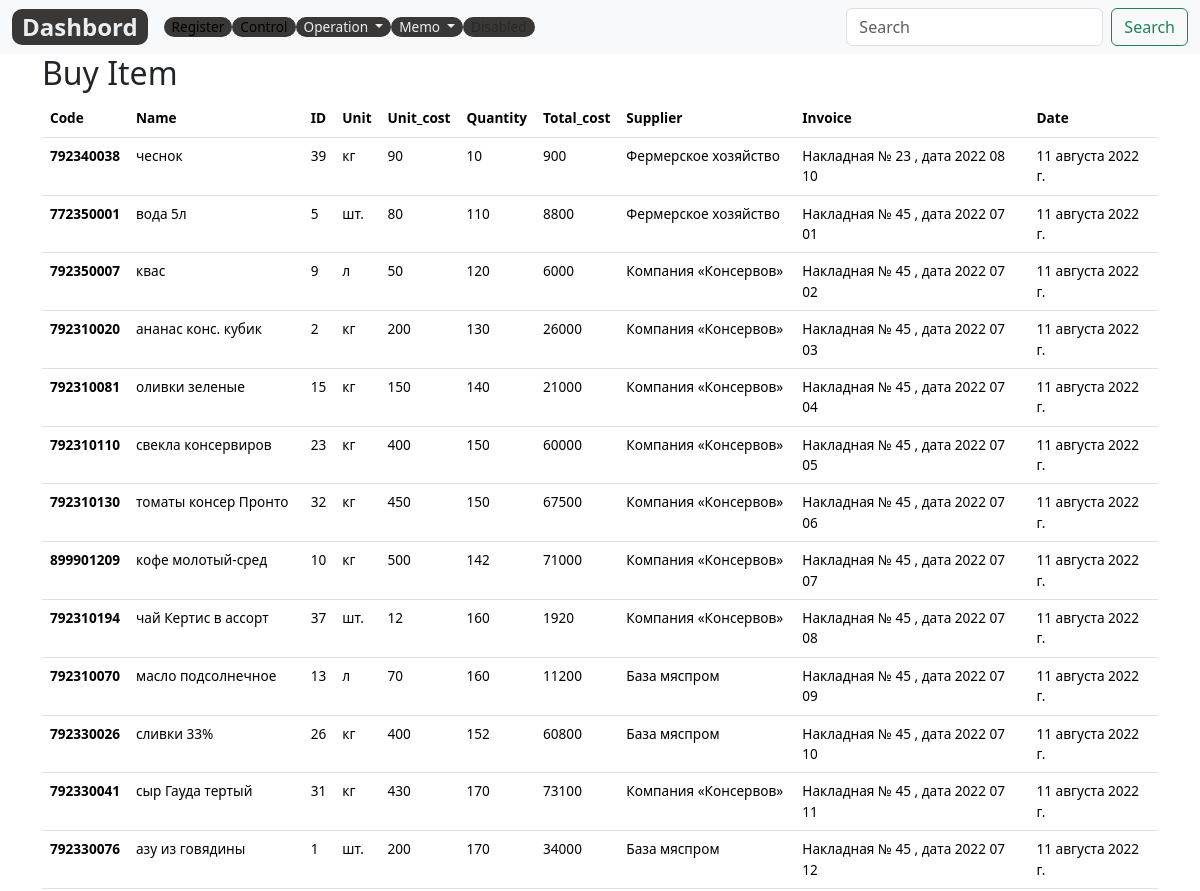
Before: /control/buy_item_list/ (upper part) with the older database file.
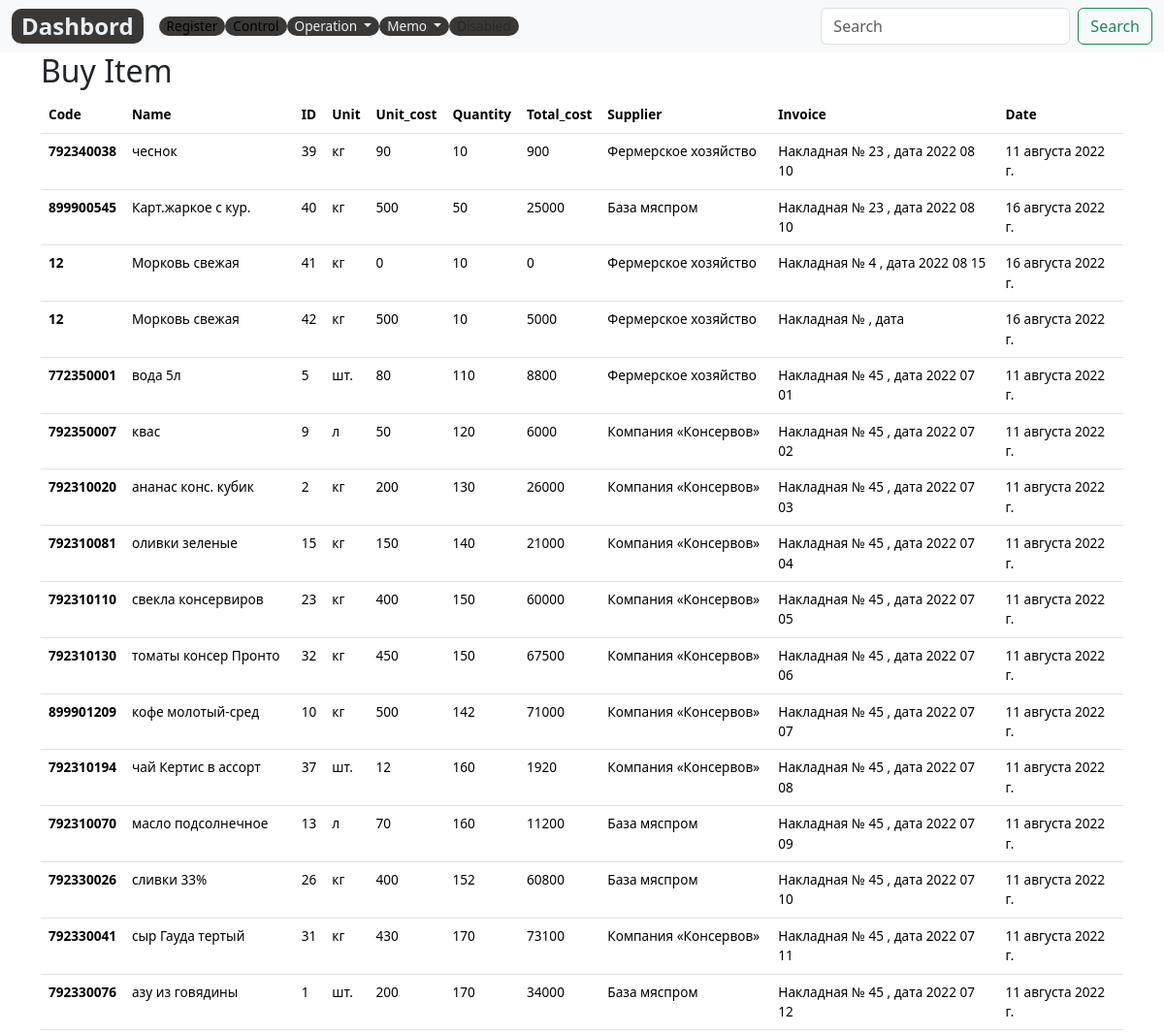
After: the same page with the newer database file.
### control/models.py (models this page shows, shortened)
class BuyItem(models.Model):
    code=models.DecimalField(max_digits=12, help_text="Не более 12 знаков",decimal_places=0,null=True,verbose_name='Код')
    item =models.CharField(max_length=200, help_text="Не более 200 знаков", db_index=True)#отражение в buy_items_list.html
    name = models.ForeignKey(Item, null=True, verbose_name='Наименование', on_delete=models.CASCADE)# для form buy_item.html
    slug= models.SlugField(max_length=255, verbose_name='Url',blank=True, null=True)
    unit = models.CharField(max_length=10,verbose_name='Ед.изм.',  choices=UNITS, null=True ,default='kg')
    unit_cost=models.PositiveIntegerField(verbose_name='Цена, руб', default=0,null=True)
    quantity= models.PositiveIntegerField(verbose_name='Кол.',default=0)
    cost= models.PositiveIntegerField(verbose_name='Сумма, руб', blank=True,null=True)
    item_supplier=models.CharField(max_length=200, help_text="Не более 200 знаков", null=True)#отражение в buy_items_list.html
    supplier= models.ForeignKey(Supplier, on_delete=models.CASCADE, null=True)
    invoice= models.CharField(max_length=250,verbose_name='Накладная',  null=True ,default='Накладная №     , дата   ')
    created_date = models.DateField(auto_now_add=True, verbose_name='Дата',)
    class Meta:
        ordering = ['name']
        verbose_name = 'Закупка'
        verbose_name_plural = 'Закупки'
    @property
    def get_cost(self):
        return self.unit_cost * self.quantity

### control/views.py (the view)
# urls.py: path('buy_item_list/', BuyItemsListView.as_view(), name='buy_item_list'),
class BuyItemsListView(ListView):
    model=BuyItem
    template_name = 'lists/buy_items_list.html'
    context_object_name = 'buyitems'

### control/templates/lists/buy_items_list.html (shortened to what this page needs)
{% extends 'base_simple.html' %}
{% block content %}
<div class="container">
  <h2>Buy Item</h2>
  <table class="table">
    <thead>
      <tr>
        <th scope="col">Code</th>
        <th scope="col">Name</th>
        <th scope="col">ID</th>
        <th scope="col">Unit</th>
        <th scope="col">Unit_cost</th>
        <th scope="col">Quantity</th>
        <th scope="col">Total_cost</th>
        <th scope="col">Supplier</th>
        <th scope="col">Invoice</th>
        <th scope="col">Date</th>
      </tr>
    </thead>
    <tbody>
      {% for buyitem in buyitems%}
      <tr>
        <th scope="row">{{buyitem.code}}</th>
        <td>{{buyitem.item}}</td>
        <td>{{buyitem.id}}</td>
        <td>{{buyitem.unit}}</td>
        <td>{{buyitem.unit_cost}}</td>
        <td>{{buyitem.quantity}}</td>
        <td>{{buyitem.get_cost}}</td>
        <td>{{buyitem.item_supplier}}</td>
        <td>{{buyitem.invoice}}</td>
        <td>{{buyitem.created_date}}</td>
      </tr>
      {% endfor %}
    </tbody>
  </table>
</div>
{% endblock %}

Changed rows visible on the page:
added BuyItem: code "899900545", item "Карт.жаркое с кур.", id "40", unit "кг", unit_cost "500", quantity "50", get_cost "25000", item_supplier "База мяспром", invoice "Накладная № 23 , дата 2022 08 10", created_date "16 августа 2022 г."
added BuyItem: code "12", item "Морковь свежая", id "41", unit "кг", unit_cost "0", quantity "10", get_cost "0", item_supplier "Фермерское хозяйство", invoice "Накладная № 4 , дата 2022 08 15", created_date "16 августа 2022 г."
added BuyItem: code "12", item "Морковь свежая", id "42", unit "кг", unit_cost "500", quantity "10", get_cost "5000", item_supplier "Фермерское хозяйство", invoice "Накладная № , дата", created_date "16 августа 2022 г."
